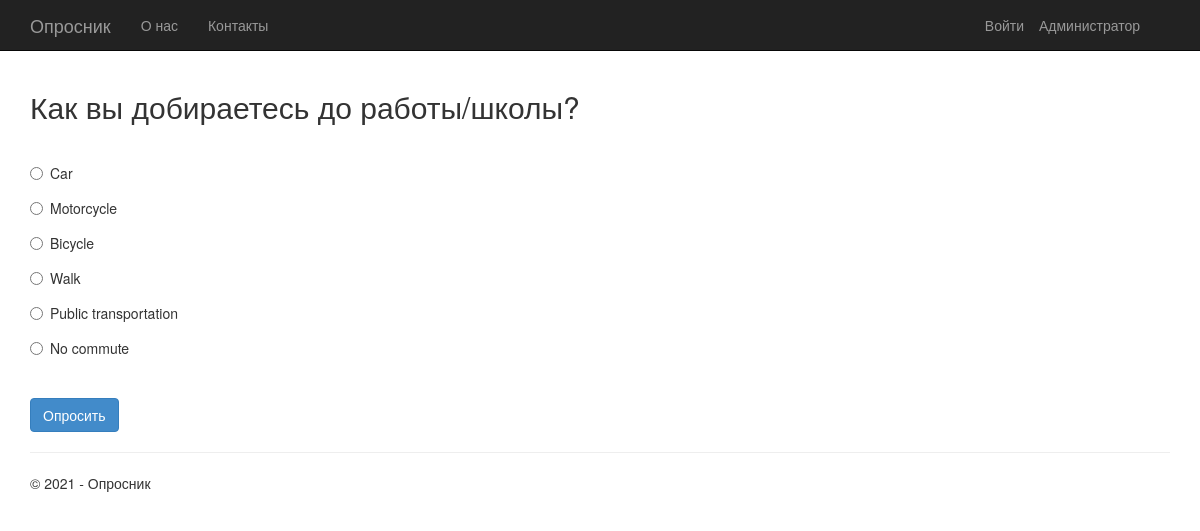
The app's page /2/, older data.
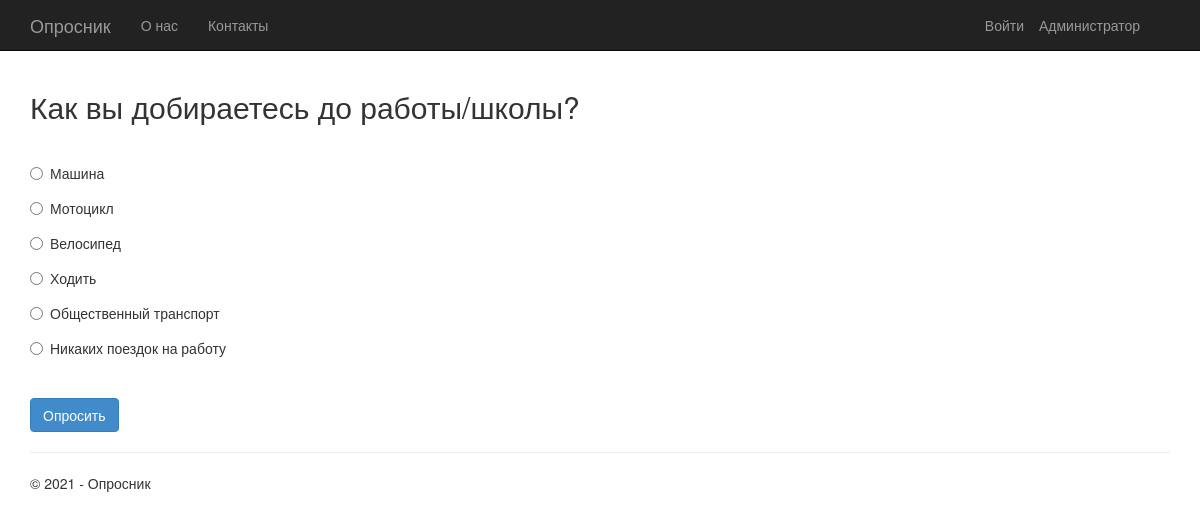
The same page, newer data.
### app/models.py (models this page shows, shortened)
class Poll(models.Model):
    text = models.CharField(max_length=200)
    pub_date = models.DateTimeField('date published')

class Choice(models.Model):
    poll = models.ForeignKey(Poll, on_delete=models.CASCADE)
    text = models.CharField(max_length=200)
    votes = models.IntegerField(default=0)

### app/views.py (the view)
class PollDetailView(DetailView):
    model = Poll
    def get_context_data(self, **kwargs):
        context = super(PollDetailView, self).get_context_data(**kwargs)
        context['title'] = 'Опрос'
        context['btn'] = 'Опросить'
        context['year'] = datetime.now().year
        return context

### app/templates/app/details.html (shortened to what this page needs)
{% extends "app/layout.html" %}
{% block content %}
<h2>{{poll.text}}</h2>
<br />
<form action="{% url 'app:vote' poll.id %}" method="post">
{% for choice in poll.choice_set.all %}
    <div class="radio">
        <label>
            <input type="radio" name="choice" id="choice{{ forloop.counter }}" value="{{ choice.id }}" />
            {{ choice.text }}
        </label>
    </div>
{% endfor %}
    <br />
    <button class="btn btn-primary" type="submit">{{btn}}</button>
</form>
{% endblock %}

### app/templates/app/layout.html (shortened to what this page needs)
﻿<!DOCTYPE html>
<html>
<head>
    {% load static %}
    <link rel="stylesheet" type="text/css" href="{% static 'app/content/bootstrap.min.css' %}" />
    <link rel="stylesheet" type="text/css" href="{% static 'app/content/site.css' %}" />
</head>
<body>
    <div class="navbar navbar-inverse navbar-fixed-top">
        <div class="container">
            <div class="navbar-header">
                <a href="/" class="navbar-brand">Опросник</a>
            </div>
            <div class="navbar-collapse collapse">
                <ul class="nav navbar-nav">
                    <li><a href="{% url 'about' %}">О нас</a></li>
                    <li><a href="{% url 'contact' %}">Контакты</a></li>
                </ul>
                <ul class="nav navbar-nav navbar-right">
                    <li><a href="/admin">Администратор</a></li>
                </ul>
                {% if user.is_authenticated %}
                <form id="logoutForm" action="/logout/" method="post" class="navbar-right">
                    {% csrf_token %}
                    <ul class="nav navbar-nav navbar-right">
                        <li><span class="navbar-brand">Здравствуйте {{ user.username }}!</span></li>
                        <li><a href="javascript:document.getElementById('logoutForm').submit()">Выйти</a></li>
                    </ul>
                </form>
                {% else %}
                <ul class="nav navbar-nav navbar-right">
                    <li><a href="{% url 'login' %}">Войти</a></li>
                </ul>
                {% endif %}
            </div>
        </div>
    </div>
    <div class="container body-content">
{% block content %}{% endblock %}
        <hr/>
        <footer>
            <p>&copy; {{ year }} - Опросник</p>
        </footer>
    </div>
</body>
</html>

### app/static/app/content/site.css (style rules this page uses)
body { padding-top: 50px; padding-bottom: 20px; }
.body-content { padding-left: 15px; padding-right: 15px; }
input, select, textarea { max-width: 280px; }
.radio, .checkbox { margin-bottom: 20px; }

Row changes from the older to the newer data that the page shows:
changed Choice: choice "☐ Car" → "☐ Машина"; text "Car" → "Машина"
changed Choice: choice "☐ Motorcycle" → "☐ Мотоцикл"; text "Motorcycle" → "Мотоцикл"
changed Choice: choice "☐ Bicycle" → "☐ Велосипед"; text "Bicycle" → "Велосипед"
changed Choice: choice "☐ Walk" → "☐ Ходить"; text "Walk" → "Ходить"
changed Choice: choice "☐ Public transportation" → "☐ Общественный транспорт"; text "Public transportation" → "Общественный транспорт"
changed Choice: choice "☐ No commute" → "☐ Никаких поездок на работу"; text "No commute" → "Никаких поездок на работу"
